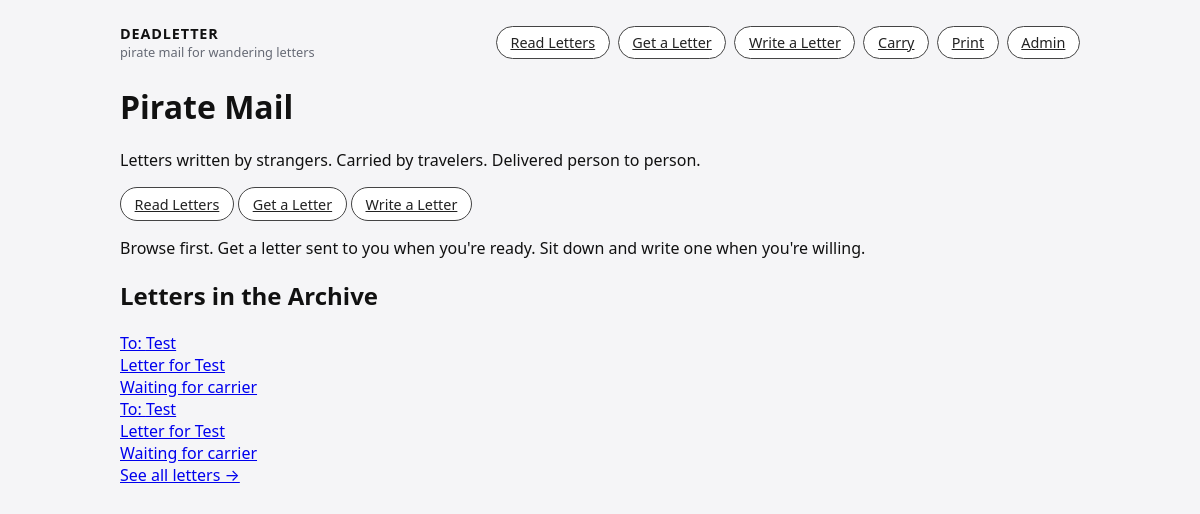
The app's page /, older data.
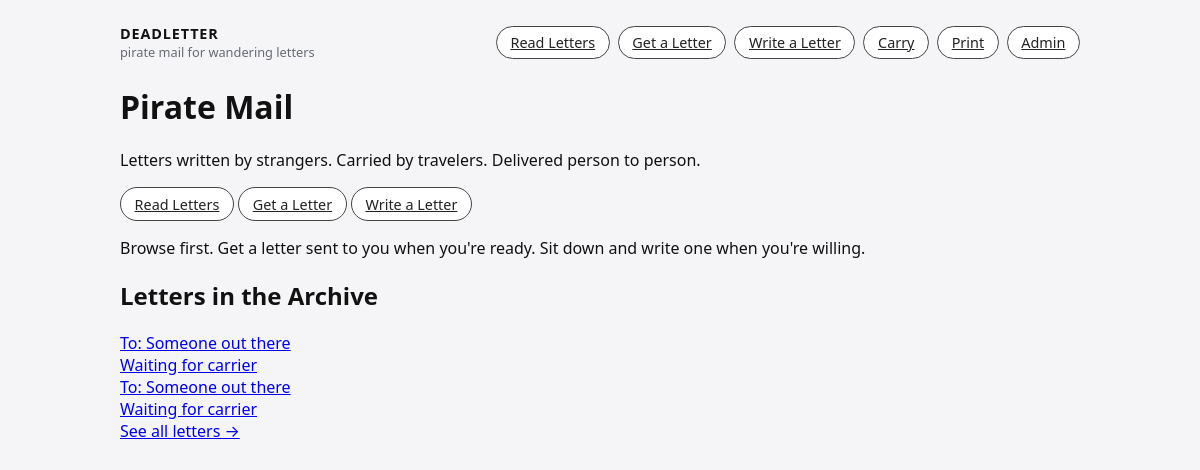
The same page, newer data.
### letters/models.py (models this page shows, shortened)
class LetterInstance(models.Model):
    concept = models.ForeignKey(
        LetterConcept,
        null=True,
        blank=True,
        on_delete=models.SET_NULL,
        related_name="instances",
    )
    recipient = models.ForeignKey(
        Person,
        null=True,
        blank=True,
        on_delete=models.SET_NULL,
        related_name="letter_instances",
    )
    code = models.CharField(
        max_length=32,
        unique=True,
        default=generate_letter_code,
        help_text="Short ID printed on the letter and encoded in QR.",
    )
    body_text = models.TextField(
        blank=True,
        help_text="Digital text of this specific letter, if written online.",
    )
    current_city = models.CharField(max_length=255, blank=True)
    current_region = models.CharField(max_length=255, blank=True)
    current_state = models.CharField(max_length=255, blank=True)
    current_social_place_name = models.CharField(
        max_length=255,
        blank=True,
        help_text="If the letter is left at a specific place (bar, camp, etc.).",
    )
    status = models.CharField(
        max_length=32,
        choices=[
            ("created", "Created"),
            ("waiting", "Waiting for carrier"),
            ("traveling", "Traveling"),
            ("left", "Left at location"),
            ("delivered", "Delivered"),
            ("archived", "Archived"),
        ],
        default="created",
    )
    is_public = models.BooleanField(
        default=True,
        help_text="If false, hide this letter body from public reading views.",
    )
    created_at = models.DateTimeField(auto_now_add=True)
    created_by = models.ForeignKey(
        settings.AUTH_USER_MODEL,
        null=True,
        blank=True,
        on_delete=models.SET_NULL,
        related_name="letter_instances_created",
    )
    class Meta:
        ordering = ["-created_at"]

class LetterConcept(models.Model):
    title = models.CharField(max_length=255, blank=True)
    description = models.TextField(blank=True)
    write_prompt = models.TextField(
        blank=True,
        help_text="Optional guidance or script; often same as person's write_about.",
    )
    destination_social_place_name = models.CharField(
        max_length=255,
        blank=True,
        help_text="Bar, camp, venue, etc., where this should arrive.",
    )
    destination_city = models.CharField(max_length=255, blank=True)
    destination_region = models.CharField(max_length=255, blank=True)
    destination_state = models.CharField(max_length=255, blank=True)
    created_for = models.ForeignKey(
        Person,
        null=True,
        blank=True,
        on_delete=models.SET_NULL,
        related_name="letter_concepts",
    )
    created_at = models.DateTimeField(auto_now_add=True)
    created_by = models.ForeignKey(
        settings.AUTH_USER_MODEL,
        null=True,
        blank=True,
        on_delete=models.SET_NULL,
        related_name="letter_concepts_created",
    )
    class Meta:
        ordering = ["-created_at"]

### people/models.py (models this page shows, shortened)
class Person(models.Model):
    nickname = models.CharField(max_length=255)
    city = models.CharField(max_length=255, blank=True)
    region = models.CharField(max_length=255, blank=True)
    state = models.CharField(max_length=255, blank=True)
    social_place_name = models.CharField(
        max_length=255,
        blank=True,
        help_text="Bar, camp, venue, event space, etc.",
    )
    write_about = models.TextField(
        blank=True,
        help_text="Short topic or prompt for this person.",
    )
    created_at = models.DateTimeField(auto_now_add=True)
    created_by = models.ForeignKey(
        settings.AUTH_USER_MODEL,
        null=True,
        blank=True,
        on_delete=models.SET_NULL,
        related_name="people_created",
    )
    email = models.EmailField(blank=True)  # <-- ADD THIS
    is_active = models.BooleanField(default=True)
    class Meta:
        ordering = ["-created_at"]

### deadletter_mailproject/views.py (the view)
# urls.py: path("", home, name="home"),
def home(request):
    recent_letters = (
        LetterInstance.objects
        .filter(is_public=True, body_text__gt="")
        .select_related("concept", "recipient")
        .order_by("-created_at")[:6]
    )
    return render(request, "home.html", {"recent_letters": recent_letters})

### templates/home.html (shortened to what this page needs)
{% extends "base.html" %}
{% load static %}
{% block content %}
<div class="home-hero">
  <h1 class="home-title">Pirate Mail</h1>
  <p class="home-subtitle">
    Letters written by strangers. Carried by travelers. Delivered person to person.
  </p>
  <div class="home-actions">
    <a class="btn btn-primary" href="{% url 'letter_read_list' %}">Read Letters</a>
    <a class="btn" href="{% url 'request_a_letter' %}">Get a Letter</a>
    <a class="btn" href="{% url 'letter_write_queue' %}">Write a Letter</a>
  </div>
  <p class="home-hint">
    Browse first. Get a letter sent to you when you're ready.
    Sit down and write one when you're willing.
  </p>
</div>
{% if recent_letters %}
<section class="recent-letters">
  <h2 class="section-heading">Letters in the Archive</h2>
  <div class="letter-grid">
    {% for letter in recent_letters %}
    <a class="letter-card" href="{% url 'letter_public' letter.code %}">
      <div class="letter-card-to">
        To: {{ letter.recipient.nickname|default:"A Stranger" }}
      </div>
      {% if letter.concept.title %}
      <div class="letter-card-topic">{{ letter.concept.title }}</div>
      {% endif %}
      <div class="letter-card-status">{{ letter.get_status_display }}</div>
    </a>
    {% endfor %}
  </div>
  <div class="home-read-more">
    <a href="{% url 'letter_read_list' %}">See all letters &rarr;</a>
  </div>
</section>
{% endif %}
{% endblock %}

### templates/base.html (shortened to what this page needs)
{% load static %}
<!doctype html>
<html lang="en">
<head>
  <link rel="stylesheet" href="{% static 'css/base.css' %}">
</head>
<body>
  <div class="app-shell">
    <header>
      <div style="display: flex; align-items: center; justify-content: space-between; margin-bottom: 1.5rem;">
        <div>
          <a href="/" style="text-decoration:none; color:inherit;">
            <div style="font-weight: 600; letter-spacing: 0.06em; text-transform: uppercase; font-size: 0.9rem;">
              deadletter
            </div>
            <div style="font-size: 0.8rem; color: #666a75;">
              pirate mail for wandering letters
            </div>
          </a>
        </div>
        <nav style="display: flex; flex-wrap: wrap; gap: 0.5rem; justify-content: flex-end;">
          <a class="btn btn-primary" href="/letters/read/">Read Letters</a>
          <a class="btn" href="/write/request/">Get a Letter</a>
          <a class="btn" href="/letters/write/queue/">Write a Letter</a>
          <a class="btn" href="/carry/">Carry</a>
          <a class="btn" href="/letters/print/queue/">Print</a>
          <a class="btn" href="/admin/">Admin</a>
        </nav>
      </div>
    </header>
    <main>
      {% block content %}{% endblock %}
    </main>
  </div>
</body>
</html>

### static/css/base.css (style rules this page uses)
body { margin: 0; font-family: system-ui, -apple-system, BlinkMacSystemFont, "Segoe UI", sans-serif; background: #f5f5f7; color: #111; }
.app-shell { max-width: 960px; margin: 0 auto; padding: 1.5rem 1.25rem 3rem; }
button, .btn { display: inline-flex; align-items: center; justify-content: center; padding: 0.4rem 0.85rem; border-radius: 999px; border: 1px solid #444; background: #fff; color: #222; font-size: 0.9rem; cursor: pointer; }

Row changes from the older to the newer data that the page shows:
removed LetterInstance: recipient.nickname "Test", concept "Letter for Test", status "Waiting for carrier"
removed LetterInstance: recipient.nickname "Test", concept "Letter for Test", status "Waiting for carrier"
added LetterInstance: recipient.nickname "Someone out there", status "Waiting for carrier"
added LetterInstance: recipient.nickname "Someone out there", status "Waiting for carrier"
